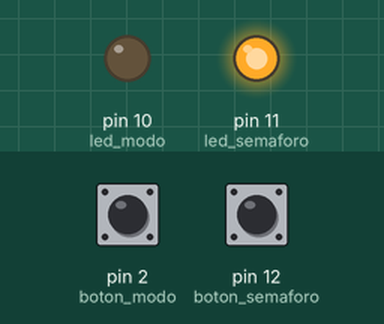
Recording of a sketch running on a simulated Arduino Uno, built with avr-gcc and run on an emulated ATmega328P. On the bench: output pins drawn as LEDs (lit = HIGH). Inputs (shaded band) come from the test bench; at power-on: pin 2 (boton_modo) HIGH, pin 12 (boton_semaforo) LOW. Pins used as bus, display or sensor lines are not drawn.

Above: at 1.2 s.
1.3 s: pin 2 (boton_modo) pulled LOW for 0.15 s
At 2.6 s:
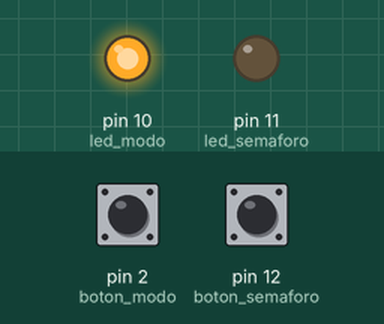
2.9 s: pin 12 (boton_semaforo) pulled HIGH for 0.15 s
At 3.8 s:
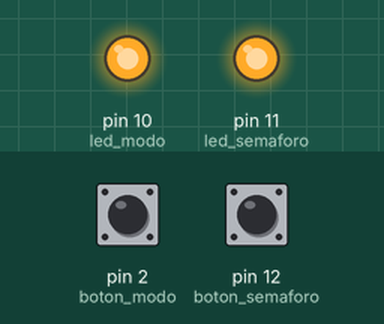
4.5 s: pin 12 (boton_semaforo) pulled HIGH for 1 s
At 6.3 s:
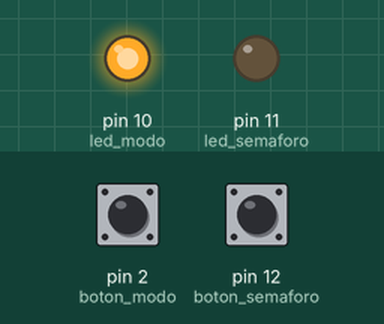
7.0 s: pin 12 (boton_semaforo) pulled HIGH for 3.2 s
At 11.0 s:
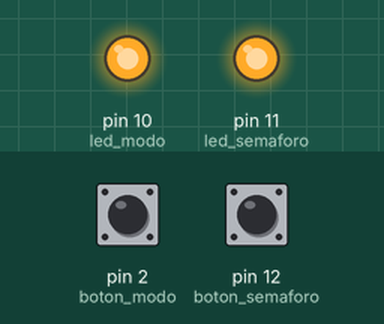
Timing chart, 0 to 12.5 s (numbered marks = the images above; inputs shaded):
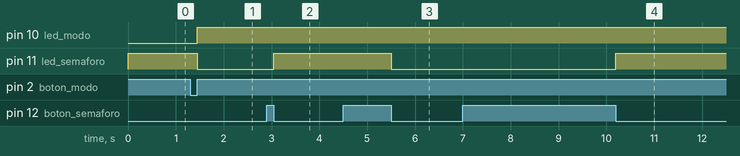

Measured:
- after the input at 1.3 s, pin 10 (led_modo): LOW → HIGH after 0.15 s; pin 11 (led_semaforo): HIGH → LOW after 0.15 s
- after the input at 2.9 s, pin 11 (led_semaforo): LOW → HIGH after 0.15 s
- after the input at 4.5 s, pin 11 (led_semaforo): HIGH → LOW after 1.0 s
- after the input at 7.0 s, pin 11 (led_semaforo): LOW → HIGH after 3.2 s

The sketch:

CruceSemaforos.ino
```cpp
// Mario Ruiz Calvo 05/05/2017

const int s1[3] = {3,4,5};
const int s2[3] = {6,7,8};
enum estado {R,A,V};

int led_modo = 10; // Pin para led que indica el modo. ENCENDIDO = automatico APAGADO = manual
int led_semaforo = 11; // Pin para led que indica el semaforo que esta en rojo en modo manual. ENCENDIDO = semaforo 1 rojo APAGADO = semaforo 2 rojo

int boton_modo = 2; // Pin del boton para cambiar de modo. (Pin 2 para interrupciones)
int boton_semaforo = 12; // Pin del boton para cambiar de semaforo en el modo manual

volatile bool modo = true; // TRUE = automatico FALSE = manual (Es volatile para que en cada aparicion de la variable se compruebe si se ha modificado el valor (mediante interrupción))
bool semaforo = true; // TRUE = semaforo 1 rojo FALSE = semaforo 2 rojo

void apagar_semaforos(){for (int i=0; i<3; i++){
    digitalWrite(s1[i], HIGH);
    digitalWrite(s2[i], HIGH);
  }
}

// Funcion que cambia de modo
/*int bm_antrior=HIGH;
void CambiarModo(){
  int  bm_actual = digitalRead(boton_modo);
  if( bm_actual == LOW && bm_antrior == HIGH){ // Se ha pulsado el boton de modo
    digitalWrite(led_modo, modo); // Cambiar led de modo
    modo = !modo; // Cambiar modo
    bm_antrior = LOW; // Acualizar estado del boton de modo
    apagar_semaforos();
    // Preparar modo manual
    digitalWrite(s1[R], LOW); // Poner el semaforo 1 a rojo
    digitalWrite(s2[V], LOW);
    semaforo = true; // Indicar que el primer semaforo esta encendido
    digitalWrite(led_semaforo, modo); // Encender led de semaforo
  }else
  if(bm_actual == HIGH && bm_antrior == LOW){
    bm_antrior=HIGH;
  }
}*/

void CambiarModo(){
    digitalWrite(led_modo, modo); // Cambiar led de modo
    modo = !modo; // Cambiar modo
    apagar_semaforos();
    // Preparar modo manual
    digitalWrite(s1[R], LOW); // Poner el semaforo 1 a rojo
    digitalWrite(s2[V], LOW);
    semaforo = true; // Indicar que el primer semaforo esta encendido
    digitalWrite(led_semaforo, modo); // Encender led de semaforo
}

// Cambia el semaforo que esta a verde a rojo y viciversa. Si en algun punto se cambia de modo, para la ejecucion
void cambiar_trafico_automatico(const int s1[],const int s2[]){
  apagar_semaforos();
  if(!modo) return;
  digitalWrite(s1[R], LOW);
  if(!modo) return;
  digitalWrite(s2[V], LOW);
  if(!modo) return;
  delay(3000);
  if(!modo) return;
  digitalWrite(s2[V], HIGH);
  if(!modo) return;
  digitalWrite(s2[A], LOW);
  if(!modo) return;
  delay(500);
  if(!modo) return;
  digitalWrite(s2[A], HIGH);
  if(!modo) return;
  digitalWrite(s1[R], HIGH);
  if(!modo) return;
}

void modo_automatico(){
  apagar_semaforos();
  digitalWrite(led_semaforo, HIGH); // Apaga el led que indica el semaforo
  cambiar_trafico_automatico(s1,s2);
  cambiar_trafico_automatico(s2,s1);
}

// Cambia el semaforo que esta a verde a rojo y viciversa.
void cambiar_semaforo(const int s1[],const int s2[]){
  digitalWrite(s2[V], HIGH);
  digitalWrite(s2[A], LOW);
  delay(500);
  digitalWrite(s2[A], HIGH);
  digitalWrite(s1[R], HIGH);
  digitalWrite(s2[R], LOW);
  digitalWrite(s1[V], LOW);
}

int estadoAnterior_botonSemaforo = LOW;
void ModoManual(){
  int  estadoActual_boton_semaforo = digitalRead(boton_semaforo);

  if( estadoActual_boton_semaforo == LOW && estadoAnterior_botonSemaforo == HIGH){ // Se ha pulsado el boton de semaforo
    if(semaforo){ // Semaforo 1 rojo. Se cambia a verde.
      digitalWrite(led_semaforo, HIGH);
      cambiar_semaforo(s1,s2);
    }else{ // Semaforo 2 rojo. Se cambia a verde.
      digitalWrite(led_semaforo, LOW);
      cambiar_semaforo(s2,s1);
    }
    semaforo = !semaforo; // Cambiar semaforo
    estadoAnterior_botonSemaforo=LOW; // Acutalizar el estado anterior del boton de semaforo
  }else
  if(estadoActual_boton_semaforo == HIGH && estadoAnterior_botonSemaforo == LOW){
    estadoAnterior_botonSemaforo=HIGH;
  }
}

void setup() {
  for (int i=0; i<3; i++){
    pinMode(s1[i], OUTPUT);
    pinMode(s2[i], OUTPUT);
  }
  pinMode(led_modo, OUTPUT);
  pinMode(led_semaforo, OUTPUT);
  pinMode(boton_modo, INPUT_PULLUP);
  pinMode(boton_semaforo,INPUT);
  attachInterrupt(digitalPinToInterrupt(boton_modo), CambiarModo, RISING); // Definir una interrupcion que llamará a la funcion CambiarModo cuando se pulse el boton_modo
  apagar_semaforos();
  digitalWrite(led_modo, !modo); // Encender led modo para indicar que empieza en automatico
  digitalWrite(led_semaforo, HIGH); // Apagar el led de semaforo porque no empieza en modo manual
}

void loop() {
  if(modo)
    modo_automatico();
  else
    ModoManual();
}
```
